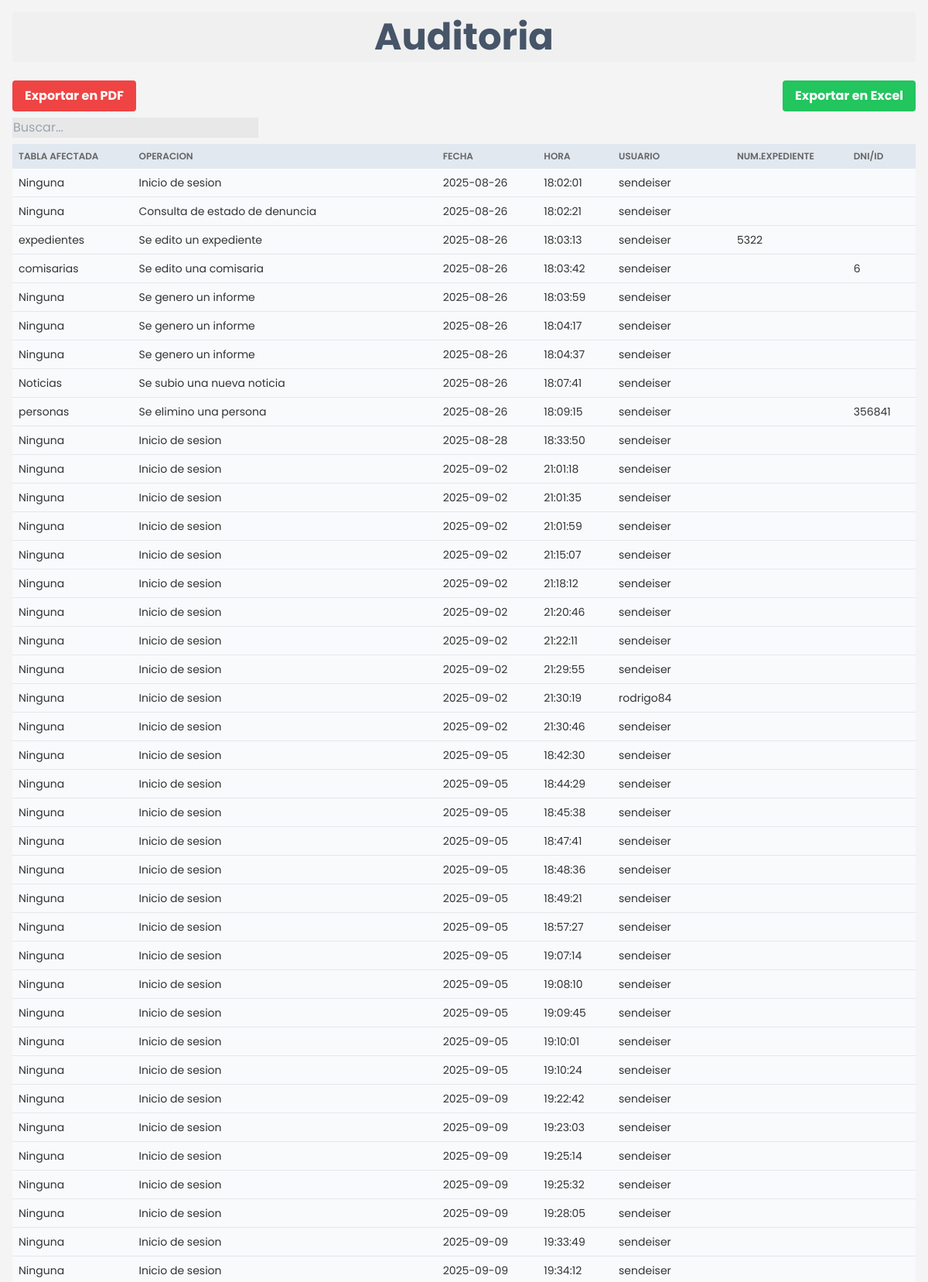
Page /auditoria.php (upper part) on the committed database.
### tables this page shows
CREATE TABLE `auditoria` (
  `id` int(11) NOT NULL AUTO_INCREMENT,
  `tabla_afectada` varchar(100) NOT NULL COMMENT 'Nombre de la tabla que fue modificada',
  `operacion` varchar(50) NOT NULL COMMENT 'Tipo de operación: INSERT, UPDATE, DELETE',
  `fecha` date NOT NULL COMMENT 'Fecha de la operación',
  `hora` time NOT NULL COMMENT 'Hora de la operación',
  `usuario` varchar(100) NOT NULL COMMENT 'Usuario que realizó la operación',
  `num_expediente` varchar(50) DEFAULT NULL COMMENT 'Número de expediente relacionado (si aplica)',
  `dni` varchar(20) DEFAULT NULL COMMENT 'DNI de la persona relacionada (si aplica)',
  `ip_usuario` varchar(45) DEFAULT NULL COMMENT 'Dirección IP del usuario',
  PRIMARY KEY (`id`),
  KEY `idx_tabla_afectada` (`tabla_afectada`),
  KEY `idx_fecha` (`fecha`),
  KEY `idx_usuario` (`usuario`),
  KEY `idx_num_expediente` (`num_expediente`),
  KEY `idx_dni` (`dni`)
);

### auditoria.php (the view, shortened to what this page needs)
<!DOCTYPE html>
<html lang="en">
<head>
    <script src="https://cdn.tailwindcss.com"></script>
    <link rel="stylesheet" href="css/theme.css">
</head>
<body class="transition-colors duration-200 bg-white dark:bg-zinc-700">
    <div class="bg-zinc-100 dark:bg-zinc-800 p-4">
        <h1 class="text-center text-5xl font-bold text-slate-500 mb-6">Auditoria</h1>
        <div class="flex justify-between mb-2">
            <button onclick="exportToPDF()" class="bg-red-500 hover:bg-red-700 text-white font-bold py-2 px-4 rounded">
                Exportar en PDF
            </button>
            <button onclick="exportToExcel()" class="bg-green-500 hover:bg-green-700 text-white font-bold py-2 px-4 rounded">
                Exportar en Excel
            </button>
        </div>
        <input class="mb-2" type="text" id="search" placeholder="Buscar...">
        <div class="overflow-x-auto">
            <table id="mytable" class="table-auto w-full">
                <thead class="text-xs font-semibold uppercase text-zinc-400 bg-zinc-50 dark:bg-zinc-700 dark:text-zinc-400">
                    <tr>
                        <th class="p-2 whitespace-nowrap">
                            <div class="font-semibold text-left">Tabla afectada</div>
                        </th>
                        <th class="p-2 whitespace-nowrap">
                            <div class="font-semibold text-left">Operacion</div>
                        </th>
                        <th class="p-2 whitespace-nowrap">
                            <div class="font-semibold text-left">Fecha</div>
                        </th>
                        <th class="p-2 whitespace-nowrap">
                            <div class="font-semibold text-left">Hora</div>
                        </th>
                        <th class="p-2 whitespace-nowrap">
                            <div class="font-semibold text-left">Usuario</div>
                        </th>
                        <th class="p-2 whitespace-nowrap">
                            <div class="font-semibold text-left">Num.Expediente</div>
                        </th>
                        <th class="p-2 whitespace-nowrap">
                            <div class="font-semibold text-left">DNI/ID</div>
                        </th>
                    </tr>
                </thead>
                <tbody class="text-sm divide-y divide-zinc-100 dark:divide-zinc-700 text-white">
                    <?php
                    $servername = "localhost";
                    $username = "root";
                    $password = "";
                    $dbname = "fiscaliach";
                    $conn = new mysqli($servername, $username, $password, $dbname);
                    $sql = "SELECT * FROM auditoria";
                    $result = $conn->query($sql);
                    if ($result->num_rows > 0) {
                        while ($row = $result->fetch_assoc()) {
                            echo "<tr><td>" . $row["tabla_afectada"] . "</td><td>" . $row["operacion"] . "</td><td>" . $row["fecha"] . "</td><td>" . $row["hora"] . "</td><td>" . $row["usuario"] . "</td><td>" . $row["num_expediente"] . "</td><td>" . $row["dni"] . "</td></tr>";
                        }
                    } else {
                        echo "No se encontraron registros.";
                    }
                    ?>
                </tbody>
            </table>
        </div>
    </div>
</body>
</html>

### css/theme.css (style rules this page uses)
:root { --text-primary: #333333; --text-secondary: #666666; --title-color: #475569; --bg-primary: #f5f5f5; --bg-secondary: #e8e8e8; --title-bg: #f0f0f0; --border-color: #e5e7eb; --table-header-bg: #e2e8f0; --table-row-bg: #f8fafc; --table-row-hover: #f1f5f9; --toggle-icon: #333333; font-family: 'Poppins', sans-serif; }
body { background-color: var(--bg-primary); color: var(--text-primary); transition: all 0.3s ease; }
table { background-color: var(--table-row-bg); border-collapse: collapse; transition: all 0.3s ease; }
table th { background-color: var(--table-header-bg); color: var(--text-secondary); padding: 0.75rem; }
table td { color: var(--text-primary); background-color: var(--table-row-bg); padding: 0.5rem; border-bottom: 1px solid var(--border-color); }
input { background-color: var(--bg-secondary); color: var(--text-primary); border: 1px solid var(--border-color); }
h1, h2, h3, h4, h5, h6 { color: var(--title-color); background-color: var(--title-bg); padding: 0.5rem; border-radius: 0.25rem; transition: all 0.3s ease; }
.text-center { color: var(--title-color) !important; }
.font-bold { font-weight: 700; }
body, input, button { font-family: 'Poppins', sans-serif; }
h1, h2, h3, h4, h5, h6 { font-family: 'Poppins', sans-serif; font-weight: 600; }

### rows in the picture
auditoria: tabla_afectada "Ninguna", operacion "Inicio de sesion", fecha "2025-08-26", hora "18:02:01", usuario "sendeiser"
auditoria: tabla_afectada "Ninguna", operacion "Consulta de estado de denuncia", fecha "2025-08-26", hora "18:02:21", usuario "sendeiser"
auditoria: tabla_afectada "expedientes", operacion "Se edito un expediente", fecha "2025-08-26", hora "18:03:13", usuario "sendeiser", num_expediente "5322"
auditoria: tabla_afectada "comisarias", operacion "Se edito una comisaria", fecha "2025-08-26", hora "18:03:42", usuario "sendeiser", dni "6"
auditoria: tabla_afectada "Ninguna", operacion "Se genero un informe", fecha "2025-08-26", hora "18:03:59", usuario "sendeiser"
auditoria: tabla_afectada "Ninguna", operacion "Se genero un informe", fecha "2025-08-26", hora "18:04:17", usuario "sendeiser"
auditoria: tabla_afectada "Ninguna", operacion "Se genero un informe", fecha "2025-08-26", hora "18:04:37", usuario "sendeiser"
auditoria: tabla_afectada "Noticias", operacion "Se subio una nueva noticia", fecha "2025-08-26", hora "18:07:41", usuario "sendeiser"
auditoria: tabla_afectada "personas", operacion "Se elimino una persona", fecha "2025-08-26", hora "18:09:15", usuario "sendeiser", dni "356841"
auditoria: tabla_afectada "Ninguna", operacion "Inicio de sesion", fecha "2025-08-28", hora "18:33:50", usuario "sendeiser"
auditoria: tabla_afectada "Ninguna", operacion "Inicio de sesion", fecha "2025-09-02", hora "21:01:18", usuario "sendeiser"
auditoria: tabla_afectada "Ninguna", operacion "Inicio de sesion", fecha "2025-09-02", hora "21:01:35", usuario "sendeiser"
auditoria: tabla_afectada "Ninguna", operacion "Inicio de sesion", fecha "2025-09-02", hora "21:01:59", usuario "sendeiser"
auditoria: tabla_afectada "Ninguna", operacion "Inicio de sesion", fecha "2025-09-02", hora "21:15:07", usuario "sendeiser"
auditoria: tabla_afectada "Ninguna", operacion "Inicio de sesion", fecha "2025-09-02", hora "21:18:12", usuario "sendeiser"
auditoria: tabla_afectada "Ninguna", operacion "Inicio de sesion", fecha "2025-09-02", hora "21:20:46", usuario "sendeiser"
auditoria: tabla_afectada "Ninguna", operacion "Inicio de sesion", fecha "2025-09-02", hora "21:22:11", usuario "sendeiser"
auditoria: tabla_afectada "Ninguna", operacion "Inicio de sesion", fecha "2025-09-02", hora "21:29:55", usuario "sendeiser"
auditoria: tabla_afectada "Ninguna", operacion "Inicio de sesion", fecha "2025-09-02", hora "21:30:19", usuario "rodrigo84"
auditoria: tabla_afectada "Ninguna", operacion "Inicio de sesion", fecha "2025-09-02", hora "21:30:46", usuario "sendeiser"
auditoria: tabla_afectada "Ninguna", operacion "Inicio de sesion", fecha "2025-09-05", hora "18:42:30", usuario "sendeiser"
auditoria: tabla_afectada "Ninguna", operacion "Inicio de sesion", fecha "2025-09-05", hora "18:44:29", usuario "sendeiser"
auditoria: tabla_afectada "Ninguna", operacion "Inicio de sesion", fecha "2025-09-05", hora "18:45:38", usuario "sendeiser"
auditoria: tabla_afectada "Ninguna", operacion "Inicio de sesion", fecha "2025-09-05", hora "18:47:41", usuario "sendeiser"
auditoria: tabla_afectada "Ninguna", operacion "Inicio de sesion", fecha "2025-09-05", hora "18:48:36", usuario "sendeiser"
auditoria: tabla_afectada "Ninguna", operacion "Inicio de sesion", fecha "2025-09-05", hora "18:49:21", usuario "sendeiser"
auditoria: tabla_afectada "Ninguna", operacion "Inicio de sesion", fecha "2025-09-05", hora "18:57:27", usuario "sendeiser"
auditoria: tabla_afectada "Ninguna", operacion "Inicio de sesion", fecha "2025-09-05", hora "19:07:14", usuario "sendeiser"
auditoria: tabla_afectada "Ninguna", operacion "Inicio de sesion", fecha "2025-09-05", hora "19:08:10", usuario "sendeiser"
auditoria: tabla_afectada "Ninguna", operacion "Inicio de sesion", fecha "2025-09-05", hora "19:09:45", usuario "sendeiser"
auditoria: tabla_afectada "Ninguna", operacion "Inicio de sesion", fecha "2025-09-05", hora "19:10:01", usuario "sendeiser"
auditoria: tabla_afectada "Ninguna", operacion "Inicio de sesion", fecha "2025-09-05", hora "19:10:24", usuario "sendeiser"
auditoria: tabla_afectada "Ninguna", operacion "Inicio de sesion", fecha "2025-09-09", hora "19:22:42", usuario "sendeiser"
auditoria: tabla_afectada "Ninguna", operacion "Inicio de sesion", fecha "2025-09-09", hora "19:23:03", usuario "sendeiser"
auditoria: tabla_afectada "Ninguna", operacion "Inicio de sesion", fecha "2025-09-09", hora "19:25:14", usuario "sendeiser"
auditoria: tabla_afectada "Ninguna", operacion "Inicio de sesion", fecha "2025-09-09", hora "19:25:32", usuario "sendeiser"
auditoria: tabla_afectada "Ninguna", operacion "Inicio de sesion", fecha "2025-09-09", hora "19:28:05", usuario "sendeiser"
auditoria: tabla_afectada "Ninguna", operacion "Inicio de sesion", fecha "2025-09-09", hora "19:33:49", usuario "sendeiser"
auditoria: tabla_afectada "Ninguna", operacion "Inicio de sesion", fecha "2025-09-09", hora "19:34:12", usuario "sendeiser"
